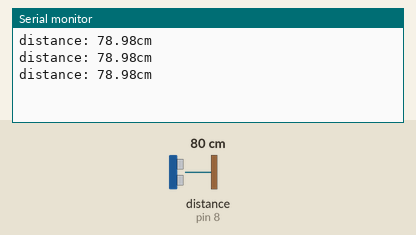
Simulated run of this sketch. Board: Arduino Uno, built with avr-gcc and run on an emulated ATmega328P. On the bench: the last lines printed to the serial monitor. Wiring (inferred from the names in the program): ultrasonic range finder: trigger pin 9; echo pin 8. The inputs (shaded band) are chosen by the test bench; at power-on: distance to the obstacle (sensor on pin 8) 80 cm. The echo pulse lasts 58.3 µs per cm.

Above: at 1.3 s.
1.4 s: distance to the obstacle (sensor on pin 8) set to 43 cm
At 1.9 s:
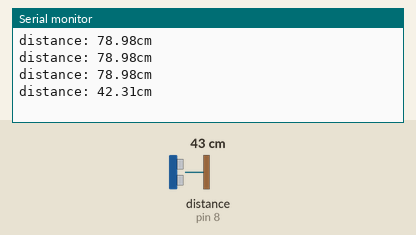
2.9 s: distance to the obstacle (sensor on pin 8) set to 36 cm
At 3.5 s:
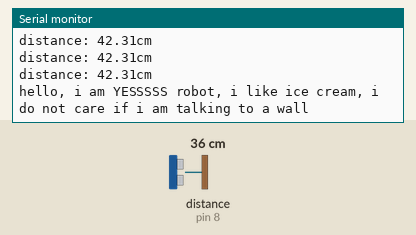

Measured:
- the behaviour switches between 41 and 40 cm on distance to the obstacle (sensor on pin 8) (found by bisection; images 1 and 2)
- after the input at 1.4 s, the serial monitor: prints a new line after 0.12 s (image 1)
- after the input at 2.9 s, the serial monitor: prints a new line after 0.13 s (image 2)

The sketch:

trevin_yes_ultrasonic_yes.ino
```cpp
// this is a ultrasonic test by Trevin

int trigPin = 9;
int echoPin = 8;

float duration = 0;
float distance = 0;

void setup() {
  // put your setup code here, to run once:
  pinMode (trigPin, OUTPUT);
  pinMode (echoPin, INPUT);
  Serial.begin(9600);
}

void loop() {
  // put your main code here, to run repeatedly:

  digitalWrite(trigPin, HIGH);
  delayMicroseconds(10);
  digitalWrite(trigPin, LOW);

  duration = pulseIn(echoPin, HIGH);

  distance = 0.017 * duration;
  if ((40 > distance) && (distance > 20)){
    Serial.println("hello, i am YESSSSS robot, i like ice cream, i do not care if i am talking to a wall ");
  }
  else {
  Serial.print("distance: ");
  Serial.print(distance);
  Serial.println("cm");


}
delay(500);
}
```
